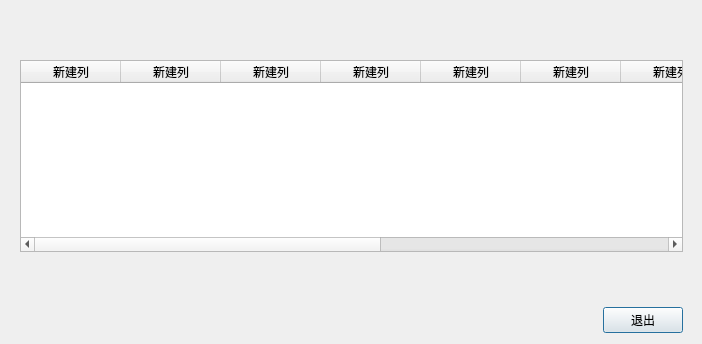
<?xml version="1.0" encoding="UTF-8"?>
<ui version="4.0">
 <class>IPDialog</class>
 <widget class="QDialog" name="IPDialog">
  <property name="geometry">
   <rect>
    <x>0</x>
    <y>0</y>
    <width>702</width>
    <height>344</height>
   </rect>
  </property>
  <property name="windowTitle">
   <string>IPDialog</string>
  </property>
  <widget class="QWidget" name="layoutWidget">
   <property name="geometry">
    <rect>
     <x>20</x>
     <y>60</y>
     <width>663</width>
     <height>273</height>
    </rect>
   </property>
   <layout class="QVBoxLayout" name="verticalLayout">
    <item>
     <widget class="QTableWidget" name="tableWidget">
      <column>
       <property name="text">
        <string>新建列</string>
       </property>
      </column>
      <column>
       <property name="text">
        <string>新建列</string>
       </property>
      </column>
      <column>
       <property name="text">
        <string>新建列</string>
       </property>
      </column>
      <column>
       <property name="text">
        <string>新建列</string>
       </property>
      </column>
      <column>
       <property name="text">
        <string>新建列</string>
       </property>
      </column>
      <column>
       <property name="text">
        <string>新建列</string>
       </property>
      </column>
      <column>
       <property name="text">
        <string>新建列</string>
       </property>
      </column>
      <column>
       <property name="text">
        <string>新建列</string>
       </property>
      </column>
      <column>
       <property name="text">
        <string>新建列</string>
       </property>
      </column>
      <column>
       <property name="text">
        <string>新建列</string>
       </property>
      </column>
      <column>
       <property name="text">
        <string>新建列</string>
       </property>
      </column>
     </widget>
    </item>
    <item>
     <spacer name="verticalSpacer">
      <property name="orientation">
       <enum>Qt::Vertical</enum>
      </property>
      <property name="sizeHint" stdset="0">
       <size>
        <width>20</width>
        <height>38</height>
       </size>
      </property>
     </spacer>
    </item>
    <item>
     <layout class="QHBoxLayout" name="horizontalLayout">
      <item>
       <spacer name="horizontalSpacer">
        <property name="orientation">
         <enum>Qt::Horizontal</enum>
        </property>
        <property name="sizeHint" stdset="0">
         <size>
          <width>568</width>
          <height>20</height>
         </size>
        </property>
       </spacer>
      </item>
      <item>
       <widget class="QPushButton" name="pushButton">
        <property name="text">
         <string>退出</string>
        </property>
       </widget>
      </item>
     </layout>
    </item>
   </layout>
  </widget>
  <widget class="QLabel" name="label">
   <property name="geometry">
    <rect>
     <x>300</x>
     <y>10</y>
     <width>161</width>
     <height>31</height>
    </rect>
   </property>
   <property name="text">
    <string/>
   </property>
  </widget>
 </widget>
 <resources/>
 <connections/>
</ui>
